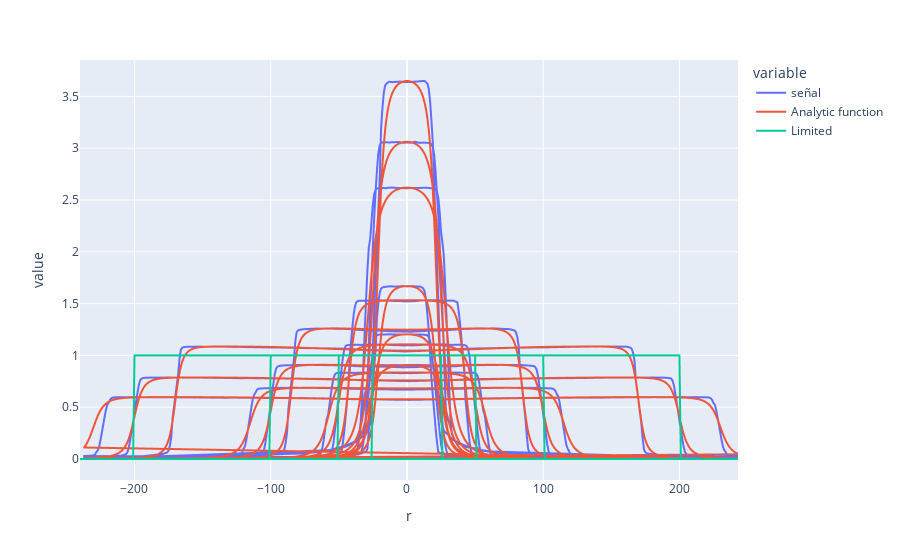

Write notebook code for a chart like this one.
### Code cell
coef = 2.6588628762541804
        
Arg1 = (Mixed[Mixed['FFF']==0]['xpos']/coef)/((1 + (Mixed[Mixed['FFF']==0]['xpos']/coef)**2)**(1/2))
Arg2 = (Mixed[Mixed['FFF']==0]['xneg']/coef)/((1 + (Mixed[Mixed['FFF']==0]['xneg']/coef)**2)**(1/2))

Arg3 = (Mixed[Mixed['FFF']==0]['ypos']/coef)/((1 + (Mixed[Mixed['FFF']==0]['ypos']/coef)**2)**(1/2))
Arg4 = (Mixed[Mixed['FFF']==0]['yneg']/coef)/((1 + (Mixed[Mixed['FFF']==0]['yneg']/coef)**2)**(1/2))
a = Mixed[Mixed['FFF']==0]['Big Z'] * (Arg1+Arg2) * (Arg3+Arg4) * (1 + (Mixed[Mixed['FFF']==0]['Rho']**2) * (0.046416 + 0.004642*Mixed[Mixed['FFF']==0]['Rho'] - 0.031623*Mixed[Mixed['FFF']==0]['Rho']**2 + 0.01*Mixed[Mixed['FFF']==0]['Rho']**3 +0.000316*Mixed[Mixed['FFF']==0]['Rho']**5))

a = a.reset_index(drop=True)

MIXEDF0 = Mixed[Mixed['FFF']==0].reset_index(drop=True)



MIXEDF0['a'] = a
LimitedSignal = []


NewA = []
for i in np.arange(0, MIXEDF0.shape[0]):
    Limit = float(MIXEDF0.loc[i, 'Limit'])
    Area = float(MIXEDF0.loc[i, 'Area'])
    zforanalytic = float(MIXEDF0.loc[i, 'Z'])
    maxsignal = MIXEDF0[(MIXEDF0['Limit']==Limit) & (MIXEDF0['Area']==Area) & (MIXEDF0['Z']==zforanalytic)]['señal'].max()
    maxanalytic = MIXEDF0[(MIXEDF0['Limit']==Limit) & (MIXEDF0['Area']==Area) & (MIXEDF0['Z']==zforanalytic)]['a'].max()
    NewA.append(MIXEDF0.loc[i, 'a']*(maxsignal/maxanalytic))

    if np.abs(MIXEDF0.loc[i, 'r']) > MIXEDF0.loc[i, 'Limit']/2:
        LimitedSignal.append(0)
    else:
        LimitedSignal.append(1)

MIXEDF0.drop('a', axis=1, inplace=True)
MIXEDF0['Analytic function'] = NewA
MIXEDF0['Limited'] = LimitedSignal

MIXEDF0.set_index('r')[['señal', 'Analytic function', 'Limited']].plot()

### Figure 1 — Plotly figure (JSON) as saved in the notebook; plotly's stock layout.template omitted (floating-point values rounded to 4 significant figures; data arrays with more than 128 entries replaced by an {"elided": "..."} marker saying what was removed)
{"data": [{"hovertemplate": "variable=señal<br>r=%{x}<br>value=%{y}<extra></extra>", "legendgroup": "señal", "line": {"color": "#636efa", "dash": "solid"}, "mode": "lines", "name": "señal", "showlegend": true, "type": "scattergl", "x": {"elided": "7215 int values"}, "xaxis": "x", "y": {"elided": "7215 float values"}, "yaxis": "y"}, {"hovertemplate": "variable=Analytic function<br>r=%{x}<br>value=%{y}<extra></extra>", "legendgroup": "Analytic function", "line": {"color": "#EF553B", "dash": "solid"}, "mode": "lines", "name": "Analytic function", "showlegend": true, "type": "scattergl", "x": {"elided": "7215 int values"}, "xaxis": "x", "y": {"elided": "7215 float values"}, "yaxis": "y"}, {"hovertemplate": "variable=Limited<br>r=%{x}<br>value=%{y}<extra></extra>", "legendgroup": "Limited", "line": {"color": "#00cc96", "dash": "solid"}, "mode": "lines", "name": "Limited", "showlegend": true, "type": "scattergl", "x": {"elided": "7215 int values"}, "xaxis": "x", "y": {"elided": "7215 int values"}, "yaxis": "y"}], "layout": {"legend": {"title": {"text": "variable"}, "tracegroupgap": 0}, "margin": {"t": 60}, "xaxis": {"anchor": "y", "domain": [0, 1], "title": {"text": "r"}}, "yaxis": {"anchor": "x", "domain": [0, 1], "title": {"text": "value"}}}}
